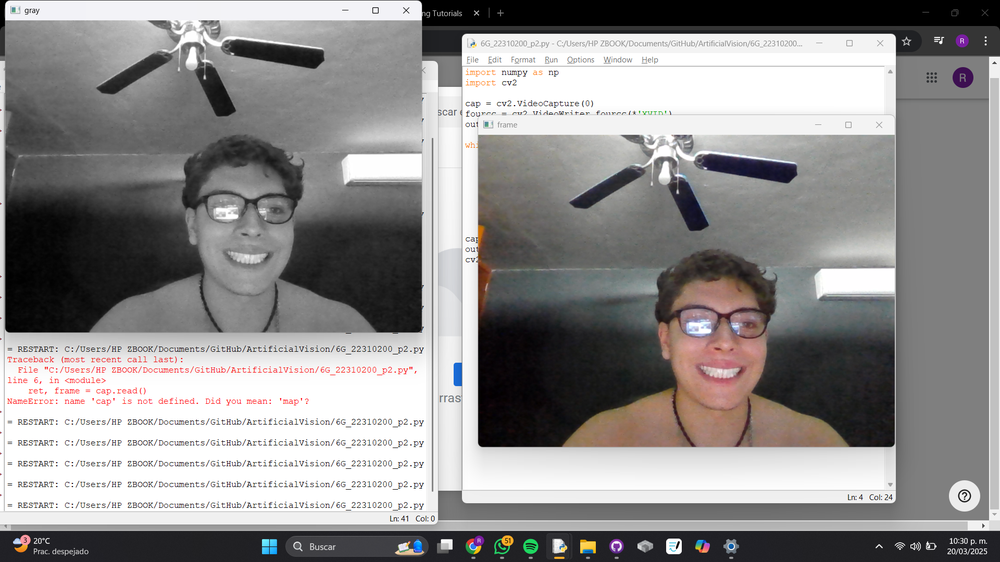
#> input picture Img_P2.png, 1000 x 562 px, shrunk from 1920 x 1080 before the run
$ python 6G_22310200_P3.py
#> lines starting #> are read from the running program, lines starting #| are printed output that depends on the picture
import cv2
import matplotlib.pyplot as plt
import numpy as np

# Leer la imagen en escala de grises
img = cv2.imread('Img_P2.png', cv2.IMREAD_GRAYSCALE)
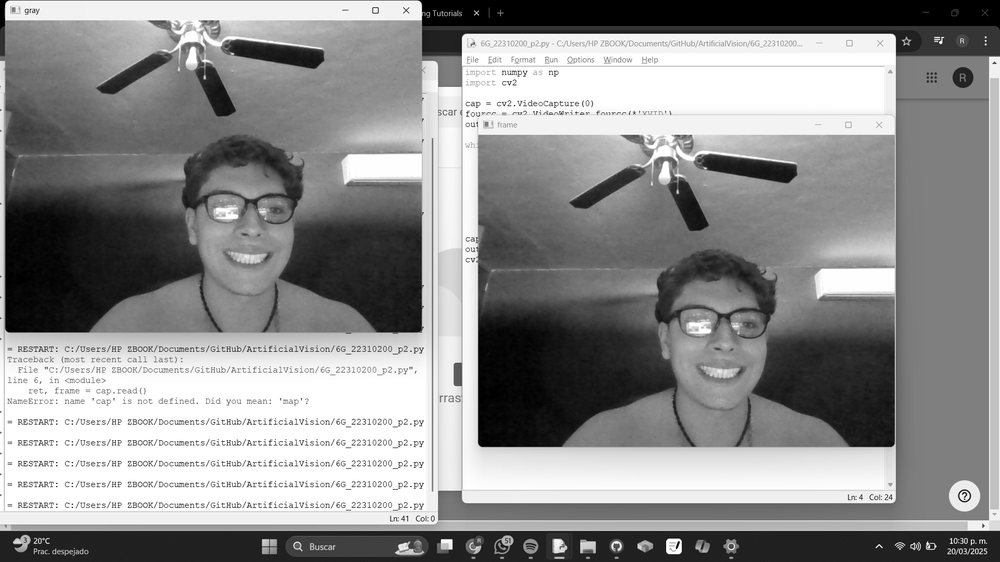
#> img: shape (562, 1000); min 0, max 255, mean 142.1

# Calcular histograma original
hist_original = cv2.calcHist([img], [0], None, [256], [0, 256])
#> hist_original = 256 values, max 56707 at index 255, min 475 at index 1, mean 2195.3

# Ecualizar la imagen
img_eq = cv2.equalizeHist(img)
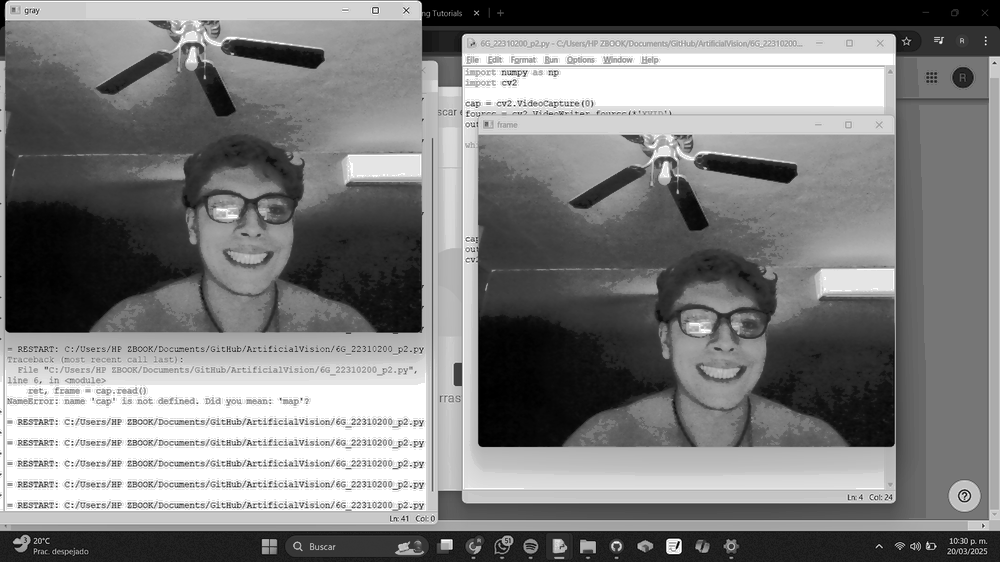
#> img_eq: shape (562, 1000); min 0, max 255, mean 126.7

# Calcular histograma de la imagen ecualizada
hist_eq = cv2.calcHist([img_eq], [0], None, [256], [0, 256])
#> hist_eq = 256 values, max 56707 at index 255, min 0 at index 23, mean 2195.3

# Mostrar todo en una sola ventana
plt.figure(figsize=(12, 6))

plt.subplot(2, 2, 1)
plt.imshow(img, cmap='gray')
plt.title('Imagen Original')
plt.axis('off')

plt.subplot(2, 2, 2)
plt.plot(hist_original, color='black')
plt.title('Histograma Original')
plt.xlim([0, 256])

plt.subplot(2, 2, 3)
plt.imshow(img_eq, cmap='gray')
plt.title('Imagen Ecualizada')
plt.axis('off')

plt.subplot(2, 2, 4)
plt.plot(hist_eq, color='black')
plt.title('Histograma Ecualizado')
plt.xlim([0, 256])

plt.tight_layout()
plt.show()
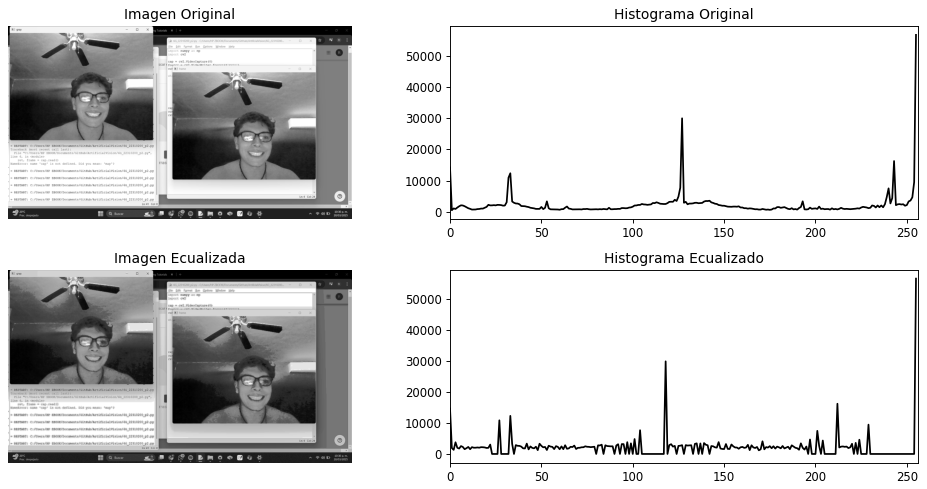
#> figure drawn by matplotlib, 4 panels; panel 2: curve peaks at x = 255, y = 56707; panel 4: curve peaks at x = 255, y = 56707
